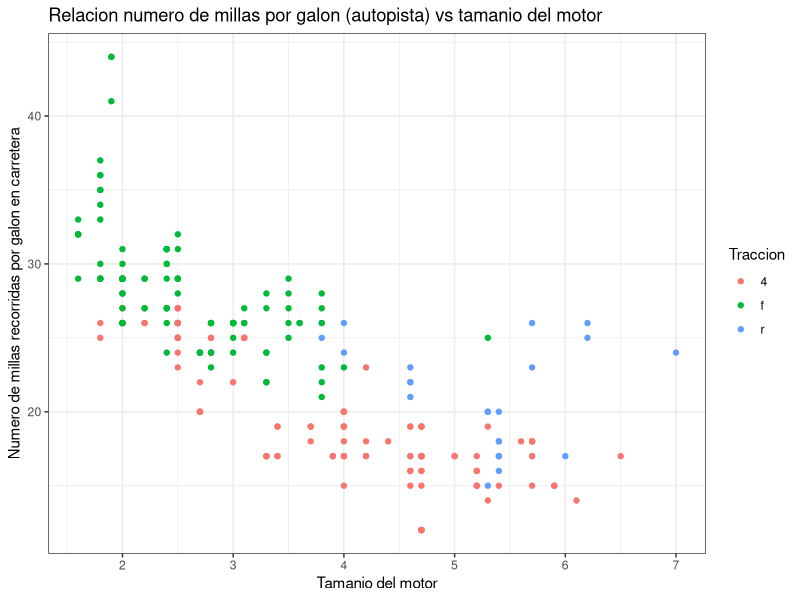
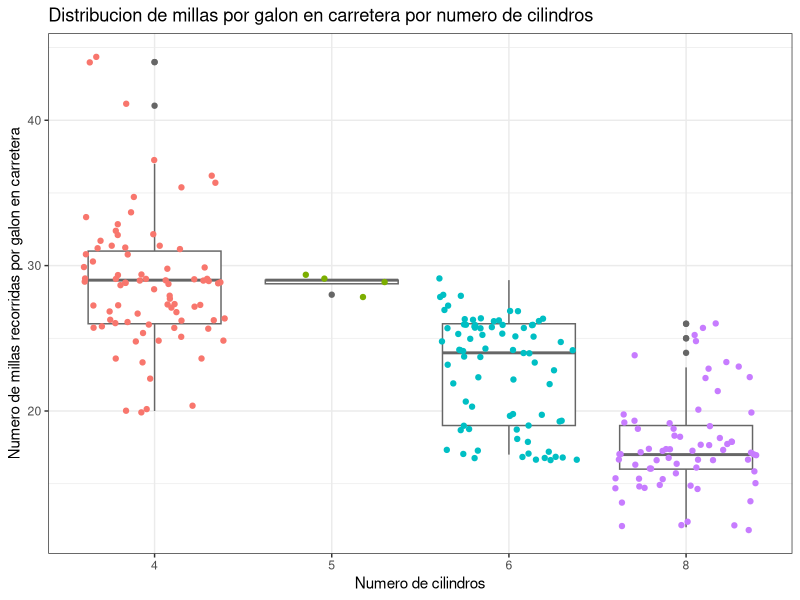

Write R code to recreate these figures, in order.
library(ggplot2)
# Utilizamos el data frame mpg (?mpg) y obtenemos informacion sobre dicho objeto.
cat("Primeras observaciones:\n"); head(mpg)
cat("Estructura de los datos:\n"); str(mpg)
cat("Estadisticas descriptivas:\n"); summary(mpg)
cat("Numero de valores faltantes:\n"); sum(is.na(mpg))
# Relacion entre millas por galon (autopista) y el tamanio del motor.
ggplot(mpg, aes(displ, hwy, colour = drv)) +
  geom_point() +
  labs(title = "Relacion numero de millas por galon (autopista) vs tamanio del motor",
       x = "Tamanio del motor",
       y = "Numero de millas recorridas por galon en carretera",
       colour = "Traccion") +
  theme_bw()
# Distribucion de millas por galon por numero de cilindros.
ggplot(mpg, aes(as.factor(cyl), hwy, color = as.factor(cyl))) +
  geom_boxplot(colour = gray(0.4)) +
  geom_jitter() +
  labs(title = "Distribucion de millas por galon en carretera por numero de cilindros",
       x = "Numero de cilindros",
       y = "Numero de millas recorridas por galon en carretera",
       colour = "Traccion") +
  guides(colour = FALSE) +
  theme_bw()